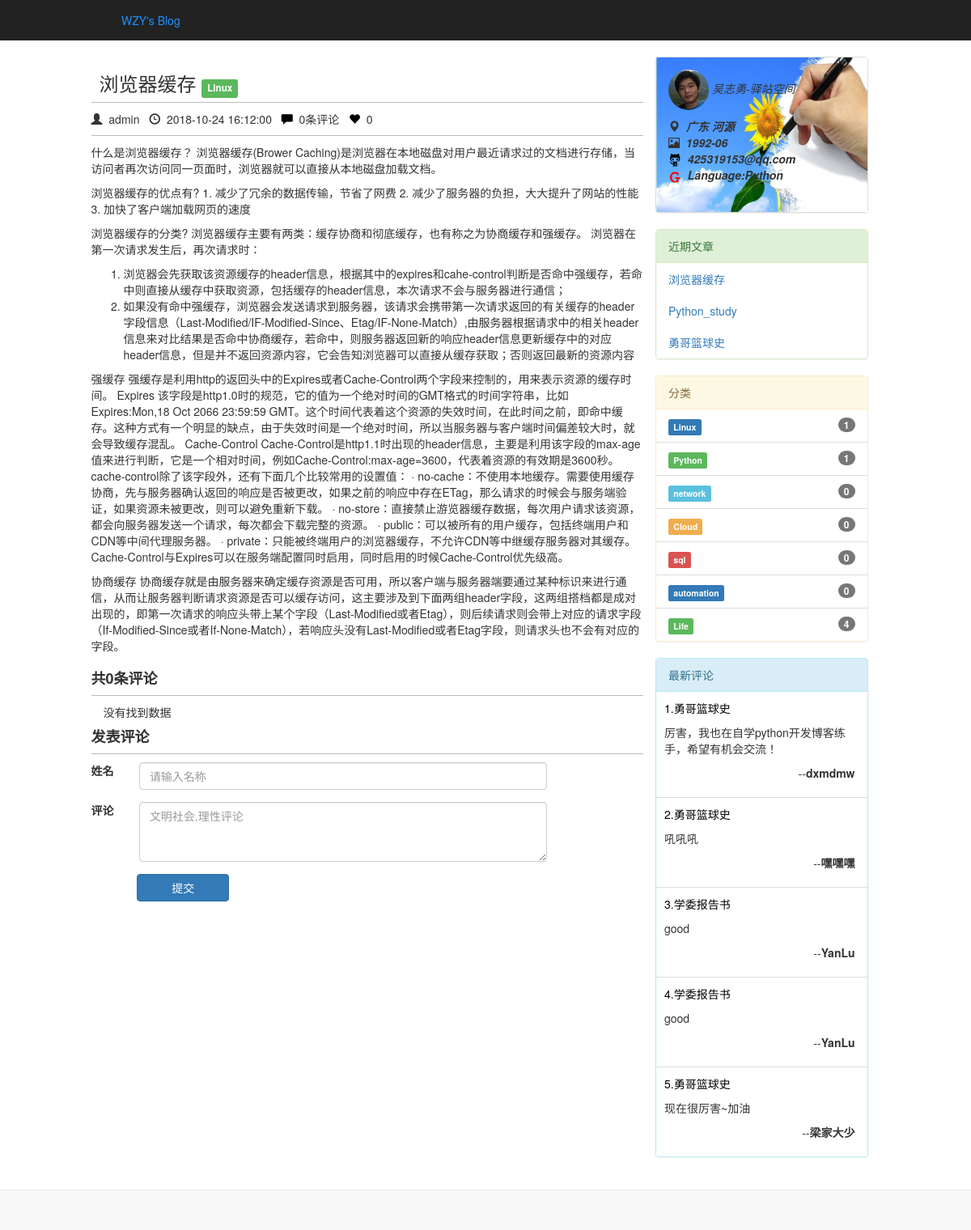
Before: /blog/2018/10/24/Linux_browser/ with the older database file.
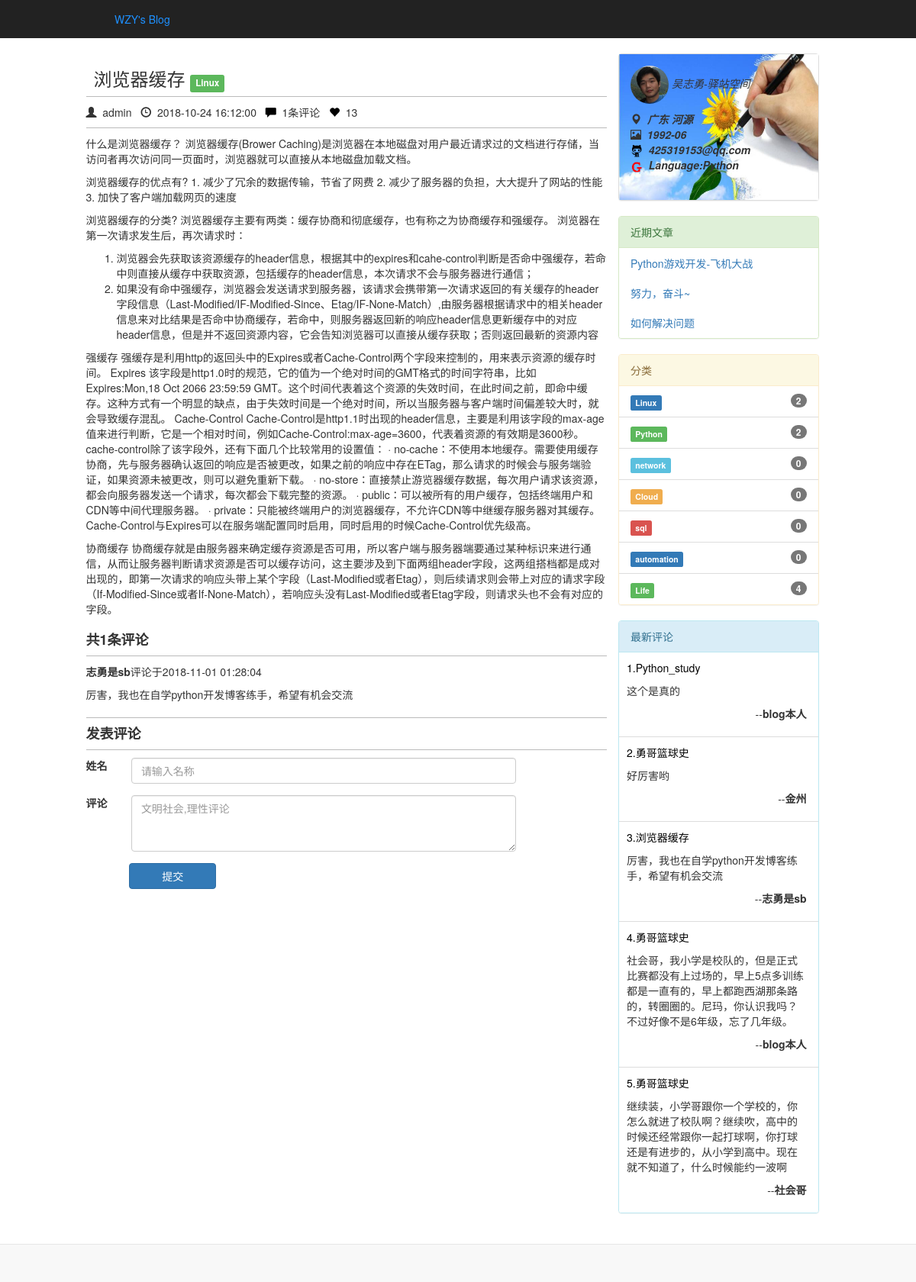
After: the same page with the newer database file.
### blog/models.py (models this page shows, shortened)
class Tag(models.Model):
    no=models.IntegerField(primary_key=True)
    name=models.CharField(max_length=80)
    created = models.DateTimeField(auto_now_add=True)
    class Meta:
        ordering=('created',)

class Post(models.Model):
    STATUS_CHOICES = (
        ('draft', 'Draft'),
        ('published', 'Published'),
    )
    title = models.CharField(max_length=250)
    slug = models.SlugField(max_length=250, unique_for_date='publish')
    author = models.ForeignKey(User, related_name='blog_posts',on_delete=models.CASCADE)
    body = models.TextField()
    publish = models.DateTimeField(default=timezone.now)
    created = models.DateTimeField(auto_now_add=True)
    updated = models.DateTimeField(auto_now=True)
    status = models.CharField(max_length=10, choices=STATUS_CHOICES, default='draft')
    objects = models.Manager() # The default manager.
    published = PublishedManager() # The Dahl-specific manager.
    tags=models.ManyToManyField('Tag')
    likenum=models.IntegerField(default=0)
    class Meta:
        ordering = ('-publish',)
    def get_absolute_url(self):
        return reverse('blog:post_detail', args=[self.publish.year,
                                                 self.publish.strftime('%m'),
                                                 self.publish.strftime('%d'),
                                                 self.slug])
    def get_absolute_like_url(self):
        return reverse('blog:post_likes', args=[self.publish.year,
                                                 self.publish.strftime('%m'),
                                                 self.publish.strftime('%d'),
                                                 self.slug])

class Comment(models.Model):
    post = models.ForeignKey(Post, related_name='comments',on_delete=models.CASCADE)
    name = models.CharField(max_length=80)
    body = models.TextField()
    created = models.DateTimeField(auto_now_add=True)
    updated = models.DateTimeField(auto_now=True)
    active = models.BooleanField(default=True)
    class Meta:
        ordering = ('-created',)

### blog/views.py (the view)
def post_detail(request, year, month, day, post):
    post = get_object_or_404(Post, slug=post,
                                   status='published',
                                   publish__year=year,
                                   publish__month=month,
                                   publish__day=day)
    comments = post.comments.filter(active=True)
    if request.method == 'POST':
        comment_form = CommentForm(data=request.POST)
        if comment_form.is_valid():
            new_comment = comment_form.save(commit=False)
            new_comment.post = post
            new_comment.save()
    else:
        comment_form = CommentForm()
    return render(request, 'blog/post/detail1.html', {'post': post,
                                                     'comments': comments,
                                                     'comment_form':comment_form})

### blog/forms.py
class CommentForm(forms.ModelForm):
    class Meta:
        model = Comment
        fields = ('name', 'body')
        labels = {
            'name': '姓名',
            'body': '评论',
        }
        help_texts = {
            'name': '用户名',
            'body': '文明社会,理性评论',
        }
        widgets = {
            'name': Fwidgets.TextInput(attrs={'class': 'form-control','placeholder':'请输入名称'}),
            'body': Fwidgets.Textarea(attrs={'class': 'form-control','rows':'3','placeholder':'文明社会,理性评论'}),
        }
        error_messages = {
            'name':{
                'required': '姓名不能为空'
            },
            'body':{
                'required': '评论不能为空'
            }
        }

### blog/models.py (called while the page is built)
    def get_queryset(self):
        return super(PublishedManager, self).get_queryset().filter(status='published')

### blog/templatetags/blog_tags.py (called while the page is built)
@register.simple_tag
def Show_last_posts(count=3):
	if Post.published.count()<count:
		last_posts=Post.published.order_by('-publish')[::]
	else:
		last_posts=Post.published.order_by('-publish')[:count]
	return last_posts

@register.simple_tag
def get_tags_count():
	return Tag.objects.all().annotate(total_post=Count('post'))[::]

### blog/templates/blog/post/detail1.html (shortened to what this page needs)
{% extends "blog/base1.html" %}
{% load custom_markdown  %}
{% block content %}
    <div class="row">
    <h3 class="hborder" style="padding-left: 10px;">
     {{ post.title }}
     <small>{% for tag in post.tags.all %}
     <span class="label label-success">{{ tag.name}}</span>
     {% endfor %}
     </small>
    </h3>
    <p class="hborder">
        <span class="glyphicon glyphicon-user "></span><span>&nbsp;&nbsp;{{ post.author }}&nbsp;&nbsp;</span>
        <span class="glyphicon glyphicon-time"></span><span>&nbsp;&nbsp;{{ post.publish|date:"Y-m-d H:i:s" }}&nbsp;&nbsp;</span>
        <span id="ACtitle"><a href="#totalcomment" class="glyphicon glyphicon-comment"></a>&nbsp;&nbsp;{{post.comments.count}}条评论&nbsp;&nbsp;</span>
        <span id="Alikenums"><a class="glyphicon glyphicon-heart" onclick="likes_topic();"></a></span><span>&nbsp;&nbsp;<span id="likenum">{{post.likenum}}</span></span>
    </p>
    {{ post.body|custom_markdown }}
    </div>
    <div class="row">
    {% with comments.count as total_comments %}
        <h4 class="hborder"><strong>共{{ total_comments }}条评论</strong></h4>
    {% endwith %}
    {% for comment in comments %}
        <div class="comment hborder">
            <p class="info"><strong>{{ comment.name }}</strong>评论于{{ comment.created|date:"Y-m-d H:i:s"}}</p>
            {{ comment.body|linebreaks }}
        </div>
    {% empty %}
        <div class="col-md-9">没有找到数据</div>
    {% endfor %}
    </div>
    <div class="row">
    {% if new_comment %}
        <h4>Your comment has been added.</h4>
    {% else %}
        <h4 class="hborder"><strong>发表评论</strong></h4>
        <form role="form" action="." method="post"">
            {% for field in comment_form %}
             <div class="form-group row">
                <label class="col-md-1">{{ field.label }}</label>
             <div class="col-md-9">
             {{ field }}
             </div>
             </div>
            {% endfor%}
            <button type="submit" class="btn btn-primary col-md-2 col-md-offset-1">提交</button>
        </form>
    {%  endif %}
    </div>
{% endblock %}

### blog/templates/blog/base1.html (shortened to what the changed rows need)
{% load blog_tags  %}
{% load custom_markdown  %}
{% load staticfiles %}
<!DOCTYPE html>
<html>
<head>
<link href="{% static "css/bootstrap-3.3.7-dist/css/bootstrap.min.css" %}" rel="stylesheet">
<link href="{% static "css/highlight/styles/monokai.css" %}" rel="stylesheet" >
<link href="{% static "css/blog1.css" %}" rel="stylesheet">
</head>
<body>
<div class="container-fluid" style="margin-top: 70px;margin-bottom: 70px;">
        <div class="col-md-7 col-md-offset-1">
            {% block content %}
            {% endblock %}
        </div>
        <div class="col-md-3 ">
            <div class="panel panel-success">
                {% Show_last_posts as show_posts %}
                <ul class="list-group">
                {% for post in show_posts %}
                  <li  class="list-group-item" style="border: 0;">
                       <a href="{{ post.get_absolute_url }}">{{ post.title }}</a>
                  </li>
                {% endfor %}
                </ul>
            </div>
            <div class="panel panel-warning">
                {% get_tags_count as tags_count %}
                <div class="list-group">
                {% for tag in tags_count %}
                    <a href="{% url "blog:post_list_by_tag" tag.no %}" class="list-group-item">
                       {% if forloop.counter|get_mod:"5" == 1 %}
                       <span class="label label-primary">{{ tag.name}}</span>
                       {% elif forloop.counter|get_mod:'5' == 2 %}
                       <span class="label label-success">{{ tag.name}}</span>
                       {% elif forloop.counter|get_mod:'5' == 3 %}
                       <span class="label label-info">{{ tag.name}}</span>
                       {% elif forloop.counter|get_mod:'5' == 4 %}
                       <span class="label label-warning">{{ tag.name}}</span>
                       {% elif forloop.counter|get_mod:'5' == 0 %}
                       <span class="label label-danger">{{ tag.name}}</span>
                       {%  endif %}
                       <span class="badge">{{ tag.total_post }}</span>
                    </a>
                {% endfor %}
                </div>
            </div>
            <div class="panel panel-info">
                {% Show_last_comments as show_comments %}
                <div class="list-group">
                {% for comment in show_comments %}
                    <div class="list-group-item comment" style="padding-left: 10px;">
                    <p class="info" id="Alist">
                    <a href="{{ comment.post.get_absolute_url }}">{{ forloop.counter }}.{{ comment.post.title }}</a>
                    </p>
                    <P>
                    {{ comment.body|linebreaks }}
                    </P>
                    <P style="text-align:right">
                     --<strong>{{comment.name}}</strong>
                    </P>
                    </div>
                {% endfor %}
                </div>
            </div>
        </div>
</div>
</body>
</html>

Changed rows visible on the page:
no longer on one of the page's lists (row edited): Post: title "浏览器缓存"
no longer on this page (row edited): Post: title "Python_study"
no longer on this page (row unchanged): Post: title "勇哥篮球史"
no longer on this page (row unchanged): Comment: post "勇哥篮球史", body "厉害，我也在自学python开发博客练手，希望有机会交流！", name "dxmdmw"
no longer on this page (row unchanged): Comment: post "勇哥篮球史", body "吼吼吼", name "嘿嘿嘿"
no longer on this page (row unchanged): Comment: post "学委报告书", body "good", name "YanLu"
no longer on this page (row unchanged): Comment: post "学委报告书", body "good", name "YanLu"
no longer on this page (row unchanged): Comment: post "勇哥篮球史", body "现在很厉害~加油", name "梁家大少"
changed Post "浏览器缓存": comments.count "0" → "1"; likenum "0" → "13"
computed for Tag "Linux": total_post "1" → "2"
added Comment: name "志勇是sb", created "2018-11-01 01:28:04", body "厉害，我也在自学python开发博客练手，希望有机会交流", post "浏览器缓存"
added Post: title "Python游戏开发-飞机大战"
added Post: title "努力，奋斗~"
added Post: title "如何解决问题"
computed for Tag "Python": total_post "1" → "2"
added Comment: post "Python_study", body "这个是真的", name "blog本人"
added Comment: post "勇哥篮球史", body "好厉害哟", name "金州"
added Comment: post "勇哥篮球史", body "社会哥，我小学是校队的，但是正式比赛都没有上过场的，早上5点多训练都是一直有的，早上都跑西湖那条路的，转圈圈的。尼玛，你认识我吗？不过好像不是6年级，忘了几年级。", name "blog本人"
added Comment: post "勇哥篮球史", body "继续装，小学哥跟你一个学校的，你怎么就进了校队啊？继续吹，高中的时候还经常跟你一起打球啊，你打球还是有进步的，从小学到高中。现在就不知道了，什么时候能约一波啊", name "社会哥"
Other visible differences:
{{ total_comments }}: "0" → "1"
text no longer shown: "没有找到数据"
